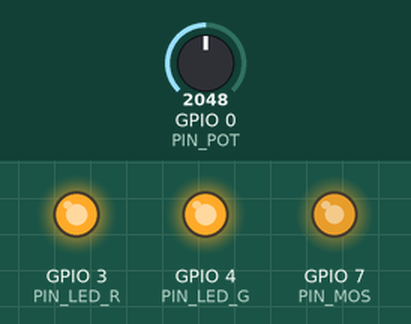
Simulated run of this program. Board: ESP32-C3. Shown: output pins drawn as LEDs (lit = HIGH). The test bench sets the inputs (shaded band); at power-on: GPIO 0 (PIN_POT) = 2048.

Above: at 1.2 s.
1.3 s: GPIO 0 (PIN_POT) set to 28
2.8 s: GPIO 0 (PIN_POT) set to 22
At 3.5 s:
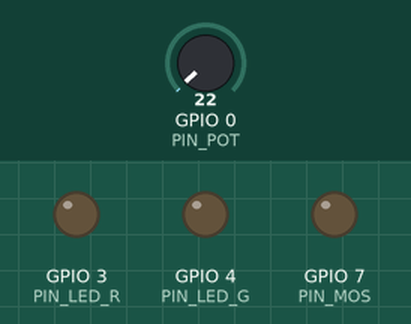
4.3 s: GPIO 0 (PIN_POT) set to 140
At 6.7 s:
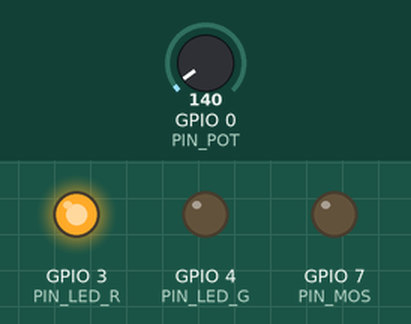
7.0 s: GPIO 0 (PIN_POT) set to 0
At 7.9 s:
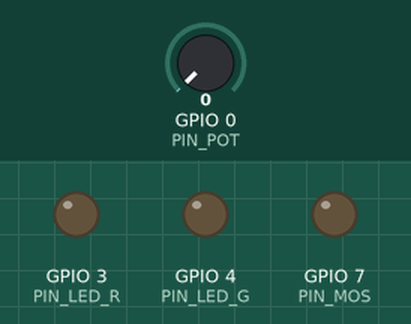
8.5 s: GPIO 0 (PIN_POT) set to 160
At 10.0 s:
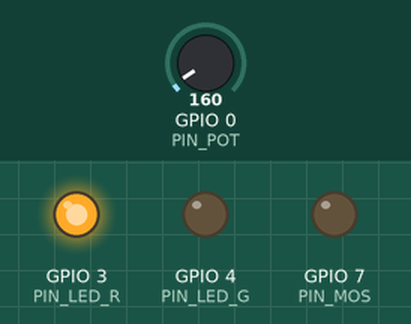
Timing chart, 0 to 11.5 s (numbered marks = the images above; inputs shaded):
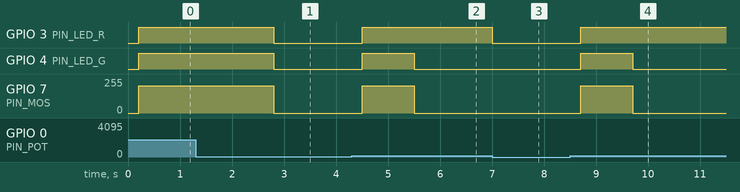

The program:

main.cpp
```cpp
#include <Arduino.h>

#define PIN_LIDAR_TX 5
#define PIN_LIDAR_RX 6
#define PIN_LED_R 3
#define PIN_LED_G 4
#define PIN_MOS 7
#define PIN_POT 0

#define CHAN_MOS 5     // LEDC channel to run mosfet on
#define BITS_MOS 10
#define FREQ_MOS 21000 // drive frequency, in hz

#define START_PWM 1023 * .8
#define START_TIMEOUT 1000

#define POT_MIN 100
#define POT_MAX 4095

// Note: Find max.
#define RPM_MIN 120
#define RPM_MAX 320

int target_rpm = 0;

void setup()
{
    Serial.begin(460800);
    //Serial.println("Starting up...");
    Serial1.begin(115200, SERIAL_8N1, PIN_LIDAR_TX, PIN_LIDAR_RX);

    pinMode(PIN_MOS, OUTPUT);
    pinMode(PIN_LED_G, OUTPUT);
    pinMode(PIN_LED_R, OUTPUT);
    pinMode(PIN_POT, INPUT);

    // setup mosfet LEDC channel
    ledcSetup(CHAN_MOS, FREQ_MOS, BITS_MOS);
    ledcAttachPin(PIN_MOS, 5);
    ledcWrite(CHAN_MOS, 0);

    // setup ADC for potentiometer input
}

struct lidar_data
{
    unsigned distance : 14;
    unsigned warn_strength : 1;
    unsigned invalid : 1;
    unsigned strength : 16;
} __attribute__((packed));

// https://github.com/ssloy/neato-xv11-lidar
union
{
    struct
    {
        uint8_t start;
        uint8_t index;
        uint16_t speed;
        lidar_data data[4];
        uint16_t checksum;
    } p;
    uint8_t buf[sizeof(p)];
} __attribute__((packed)) lidar_packet;

unsigned long last_rx = 0;

// http://forums.trossenrobotics.com/showthread.php?7181-Neato-XV-11-Lidar-reading-problems
bool packet_is_valid()
{
    uint32_t chk32 = 0;
    int offset = 0;

    for (int i = 0; i < 10; i++)
    {
        uint16_t word = (uint16_t)(lidar_packet.buf[offset++] + (lidar_packet.buf[offset++] << 8));
        chk32 = (chk32 << 1) + word;
    }

    uint16_t checksum = (uint16_t)((chk32 & 0x7FFF) + ((chk32 >> 15) & 0x7FFF));
    return checksum == lidar_packet.p.checksum;
}

bool serial_fsm()
{
    static enum {
        IDLING,
        PARSING,
    } state;

    static uint8_t idx;
    static uint32_t corrupt_bytes = 0;

    if (!Serial1.available())
        return false;

    last_rx = millis();
    byte b = lidar_packet.buf[idx++] = Serial1.read();

    switch (state)
    {
    case IDLING:
        if (lidar_packet.p.start == 0xFA)
            state = PARSING;
        else
        {
            // Serial.println("CORRUPTION ON LINE");
            corrupt_bytes++;
            idx = 0;
        }
        break;

    case PARSING:
        if (idx >= sizeof(lidar_packet))
        {
            state = IDLING;
            idx = 0;
            return packet_is_valid();
        }
        break;
    }

    return false;
}

void write_motor(int val)
{
    ledcWrite(CHAN_MOS, val);
}

class
{
public:
    float kp = 0.2, ki = .6, kd = 0;
    int act, act_p, act_i, act_d, err;
    int target;
    int act_max = 1 << BITS_MOS;

    unsigned long t_last = millis();

    int run(int in)
    {
        int err = target - in;
        int d_err = err - this->err;
        int dt = millis() - t_last;

        act_p = err * kp;
        if (act < act_max && act > 0 && dt < 100)
            act_i += err * ki * dt / 1000;
        act_d = 0;

        t_last = millis();
        this->err = err;

        return constrain(act = act_p + act_i + act_d, 0, act_max);
    }
} pid;

void loop()
{
    static unsigned long timer;
    static enum {
        IDLING,
        STARTING,
        START_FAILED,
        RUNNING,
    } state;

    int pot_val = analogRead(PIN_POT);

    target_rpm = constrain(map(pot_val, POT_MIN, POT_MAX, RPM_MIN, RPM_MAX), RPM_MIN, RPM_MAX);

    bool packet_received = serial_fsm();
    if(packet_received) {
        Serial.write(lidar_packet.buf, sizeof(lidar_packet));
    }

    switch (state)
    {
    case IDLING:
        write_motor(0);

        digitalWrite(PIN_LED_R, LOW);
        digitalWrite(PIN_LED_G, LOW);

        if (pot_val <= POT_MIN)
            timer = millis();

        if (millis() - timer > 200)
        {
            state = STARTING;
            timer = millis();
        }
        break;

    case STARTING:
        write_motor(START_PWM);
        digitalWrite(PIN_LED_R, HIGH);
        digitalWrite(PIN_LED_G, HIGH);
        if (millis() - timer > START_TIMEOUT)
        {
            // Serial.println("START FAILED! Is the lidar properly connected??");
            // Serial.println(millis() - last_rx);
            state = START_FAILED;
        }

        if (millis() - last_rx < START_TIMEOUT)
            // Some bytes RXed - Start controlling LIDAR speed.
            state = RUNNING;

        break;

    case START_FAILED:
        digitalWrite(PIN_LED_R, HIGH);
        digitalWrite(PIN_LED_G, LOW);
        write_motor(0);

        if (pot_val < POT_MIN / 4)
            state = IDLING;
        break;

    case RUNNING:
        if (pot_val < POT_MIN / 4)
            state = IDLING;

        if (packet_received)
        {
            pid.target = target_rpm * 64;
            int action = pid.run(lidar_packet.p.speed);
            //Serial.printf("speed: %d - target: %d; err: %d, action: %d, p: %d, i: %d\n", lidar_packet.p.speed, pid.target, pid.err, action, pid.act_p, pid.act_i);
            write_motor(action);
        }
    default:
        break;
    }
}
```

Measured:
- the behaviour switches between 25 and 24 on GPIO 0 (PIN_POT) (found by bisection; images 0 and 1)
- after the input at 1.3 s, every drawn part: stays the same
- after the input at 2.8 s, GPIO 3 (PIN_LED_R), GPIO 4 (PIN_LED_G): HIGH → LOW at once; GPIO 7 (PIN_MOS): 204/255 → 0/255 at once
- after the input at 4.3 s, GPIO 3 (PIN_LED_R): LOW → HIGH after 0.20 s; GPIO 4 (PIN_LED_G): LOW → HIGH after 0.20 s, → LOW 1.0 s later; GPIO 7 (PIN_MOS): 0/255 → 204/255 after 0.20 s, → 0/255 1.0 s later
- after the input at 7.0 s, GPIO 3 (PIN_LED_R): HIGH → LOW at once
- after the input at 8.5 s, GPIO 3 (PIN_LED_R): LOW → HIGH after 0.20 s; GPIO 4 (PIN_LED_G): LOW → HIGH after 0.20 s, → LOW 1.0 s later; GPIO 7 (PIN_MOS): 0/255 → 204/255 after 0.20 s, → 0/255 1.0 s later
